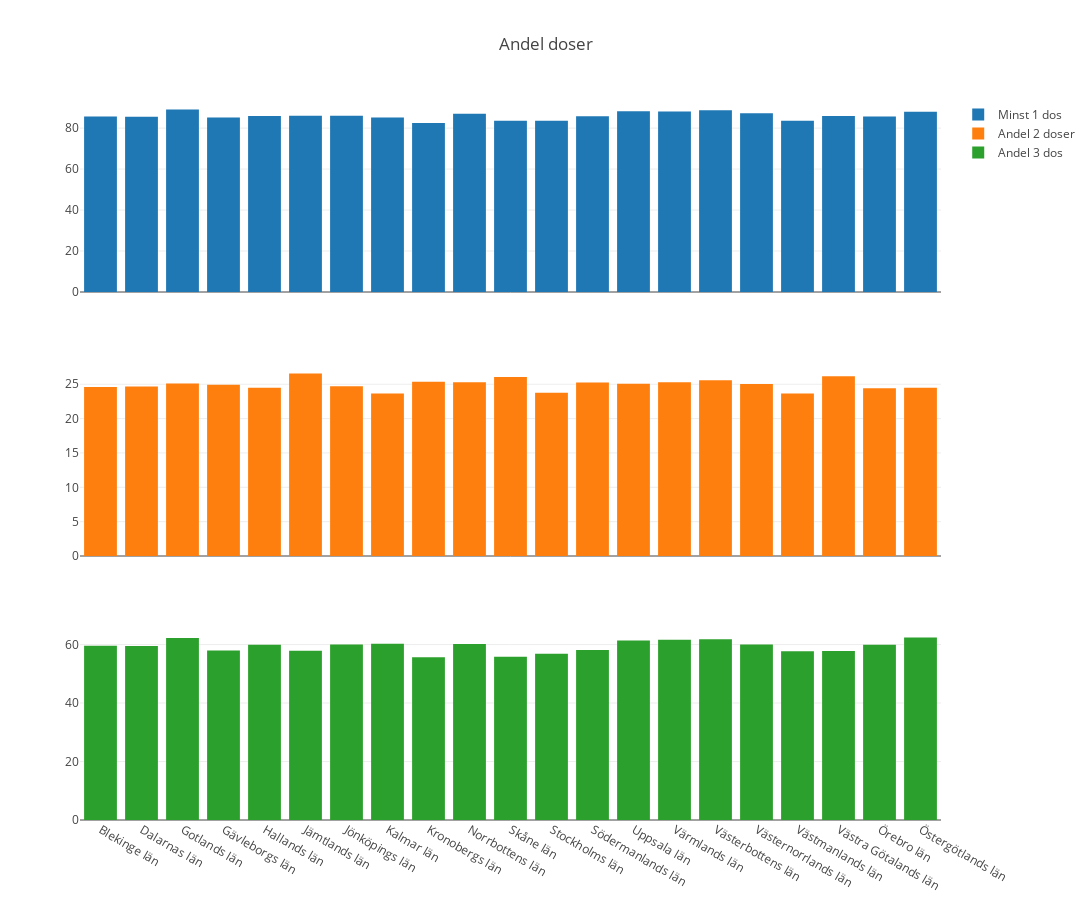

Write notebook code for a chart like this one.
### Code cell
# Uppgift 2.f

# minst 1 dos per county
county_group = vaxx_data.groupby("Län_namn")
pct_atleast_1 = county_group["Andel minst 1 dos"].mean()*100
pct_atleast_1_df = pct_atleast_1.reset_index()


# andel 2 doser per län
vaxx_data["Andel 2 doser"] = vaxx_data.apply(lambda x: x['Andel minst 2 doser'] - x["Andel 3 doser"], axis=1)
county = vaxx_data.groupby("Län_namn")
pct_2 = county["Andel 2 doser"].mean()*100
pct_2_df = pct_2.reset_index()


# andel 3 doser per län
county_group = vaxx_data.groupby("Län_namn")
pct_3 = county_group["Andel 3 doser"].mean()*100
pct_3_df = pct_3.reset_index()


x_axis = [
    pct_atleast_1_df["Län_namn"], 
    pct_2_df["Län_namn"], 
    pct_3_df["Län_namn"]]

y_axis = [
    pct_atleast_1_df["Andel minst 1 dos"], 
    pct_2_df["Andel 2 doser"], 
    pct_3_df["Andel 3 doser"]]

labels = [
    "Minst 1 dos", 
    "Andel 2 doser", 
    "Andel 3 dos"]

plotly_plots(3, "Andel doser", x_axis, y_axis, labels)

### Figure 1 — Plotly figure (JSON) as saved in the notebook; plotly's stock layout.template omitted (floating-point values rounded to 4 significant figures)
{"data": [{"name": "Minst 1 dos", "type": "bar", "x": ["Blekinge län", "Dalarnas län", "Gotlands län", "Gävleborgs län", "Hallands län", "Jämtlands län", "Jönköpings län", "Kalmar län", "Kronobergs län", "Norrbottens län", "Skåne län", "Stockholms län", "Södermanlands län", "Uppsala län", "Värmlands län", "Västerbottens län", "Västernorrlands län", "Västmanlands län", "Västra Götalands län", "Örebro län", "Östergötlands län"], "xaxis": "x", "y": [85.65, 85.56, 89.03, 85.17, 85.92, 86.09, 86.0, 85.13, 82.5, 87.03, 83.59, 83.59, 85.79, 88.24, 88.08, 88.78, 87.23, 83.65, 85.94, 85.72, 87.93], "yaxis": "y"}, {"name": "Andel 2 doser", "type": "bar", "x": ["Blekinge län", "Dalarnas län", "Gotlands län", "Gävleborgs län", "Hallands län", "Jämtlands län", "Jönköpings län", "Kalmar län", "Kronobergs län", "Norrbottens län", "Skåne län", "Stockholms län", "Södermanlands län", "Uppsala län", "Värmlands län", "Västerbottens län", "Västernorrlands län", "Västmanlands län", "Västra Götalands län", "Örebro län", "Östergötlands län"], "xaxis": "x2", "y": [24.61, 24.66, 25.09, 24.93, 24.49, 26.55, 24.7, 23.64, 25.37, 25.31, 26.04, 23.76, 25.24, 25.06, 25.28, 25.58, 25.02, 23.67, 26.18, 24.43, 24.49], "yaxis": "y2"}, {"name": "Andel 3 dos", "type": "bar", "x": ["Blekinge län", "Dalarnas län", "Gotlands län", "Gävleborgs län", "Hallands län", "Jämtlands län", "Jönköpings län", "Kalmar län", "Kronobergs län", "Norrbottens län", "Skåne län", "Stockholms län", "Södermanlands län", "Uppsala län", "Värmlands län", "Västerbottens län", "Västernorrlands län", "Västmanlands län", "Västra Götalands län", "Örebro län", "Östergötlands län"], "xaxis": "x3", "y": [59.59, 59.48, 62.25, 57.96, 59.94, 57.85, 59.98, 60.3, 55.65, 60.23, 55.87, 56.83, 58.1, 61.4, 61.6, 61.85, 60.01, 57.74, 57.79, 59.92, 62.38], "yaxis": "y3"}], "layout": {"height": 900, "title": {"text": "Andel doser"}, "width": 1500, "xaxis": {"anchor": "y", "domain": [0, 1], "matches": "x3", "showticklabels": false}, "xaxis2": {"anchor": "y2", "domain": [0, 1], "matches": "x3", "showticklabels": false}, "xaxis3": {"anchor": "y3", "domain": [0, 1]}, "yaxis": {"anchor": "x", "domain": [0.7333, 1]}, "yaxis2": {"anchor": "x2", "domain": [0.3667, 0.6333]}, "yaxis3": {"anchor": "x3", "domain": [0, 0.2667]}}}
